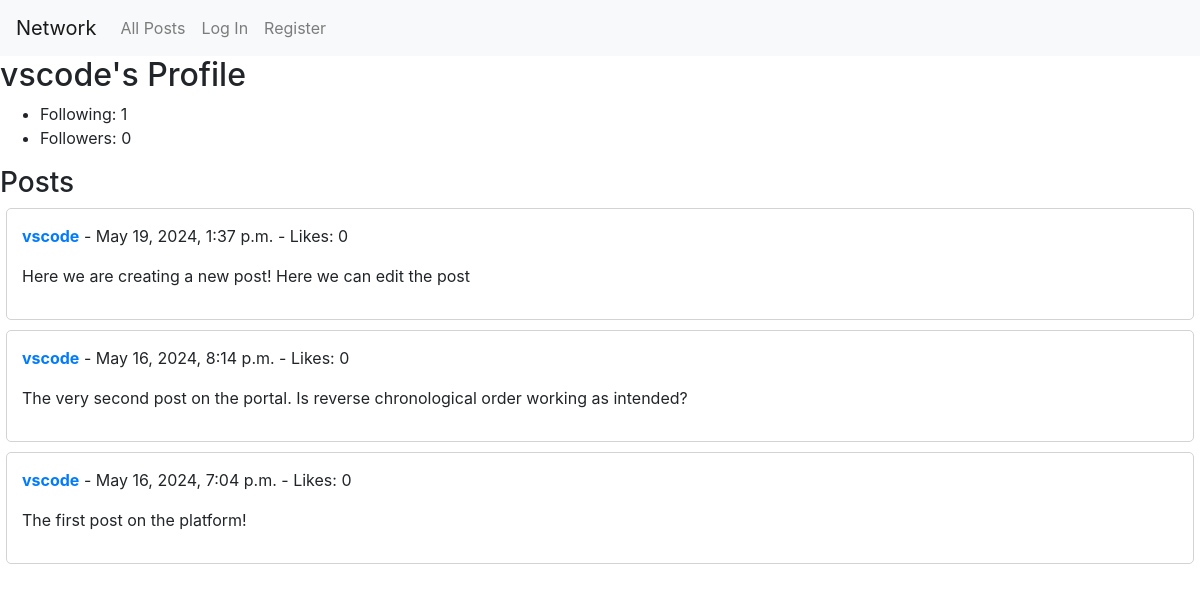
The page /profile/vscode/ on the database its author committed.
### network/models.py (models this page shows, shortened)
class User(AbstractUser):
    pass

class Post(models.Model):
    user = models.ForeignKey(User, on_delete=models.CASCADE, related_name='posts')
    content = models.TextField()
    timestamp = models.DateTimeField(auto_now_add=True)
    likes = models.ManyToManyField(User, related_name='liked_posts', blank=True)

### network/views.py (the view)
# urls.py: path("profile/<str:username>/", views.profile, name="profile"),
def profile(request, username):
    user = get_object_or_404(User, username=username)
    posts = Post.objects.filter(user=user).order_by('-timestamp')
    following_count = user.following.all().count()
    follower_count = user.followers.all().count()
    is_following = False
    if request.user.is_authenticated:
        is_following = Following.objects.filter(user=request.user, followed_user=user).exists()
    paginator = Paginator(posts, 10)
    page_number = request.GET.get('page')
    page_obj = paginator.get_page(page_number)
    return render(request, 'network/profile.html', {
        'profile_user': user,
        'posts': posts,
        'follower_count': follower_count,
        'following_count': following_count,
        'is_following': is_following,
        'page_obj': page_obj
    })

### network/templates/network/profile.html (shortened to what this page needs)
{% extends "network/layout.html" %}
{% block body %}
    <h2>{{ profile_user.username }}'s Profile</h2>
    <ul>
        <li>Following: {{ following_count }}</li>
        <li>Followers: {{ follower_count }}</li>
    </ul>
    <h3>Posts</h3>
    {% if posts %}
        {% for post in page_obj %}
            <div class="post-container" data-post-id="{{ post.id }}">
                <div class="post">
                    <p>
                        <strong><a href="{% url 'profile' post.user.username %}">
                            {{ post.user.username }}</a></strong>
                        - {{ post.timestamp }} - Likes: 0
                    </p>
                    <p id="post-content-{{ post.id }}">{{ post.content }}</p>
                </div>
            </div>
        {% endfor %}
    {% else %}
        <p>{{ profile_user.username }} hasn't made any posts yet.</p>
    {% endif %}
{% endblock %}

### network/static/network/styles.css (style rules this page uses)
.post { border: 1px solid lightgray; padding: 15px; margin-bottom: 10px; border-radius: 5px; max-width: 99vw; margin-left: auto; margin-right: auto; }

### rows shown on the page
User: username "vscode"
Post: user.username "vscode", timestamp "May 19, 2024, 1:37 p.m.", content "Here we are creating a new post! Here we can edit the post"
Post: user.username "vscode", timestamp "May 16, 2024, 8:14 p.m.", content "The very second post on the portal. Is reverse chronological order working as intended?"
Post: user.username "vscode", timestamp "May 16, 2024, 7:04 p.m.", content "The first post on the platform!"

### other values the page prints
{{ following_count }} "1"
{{ follower_count }} "0"
